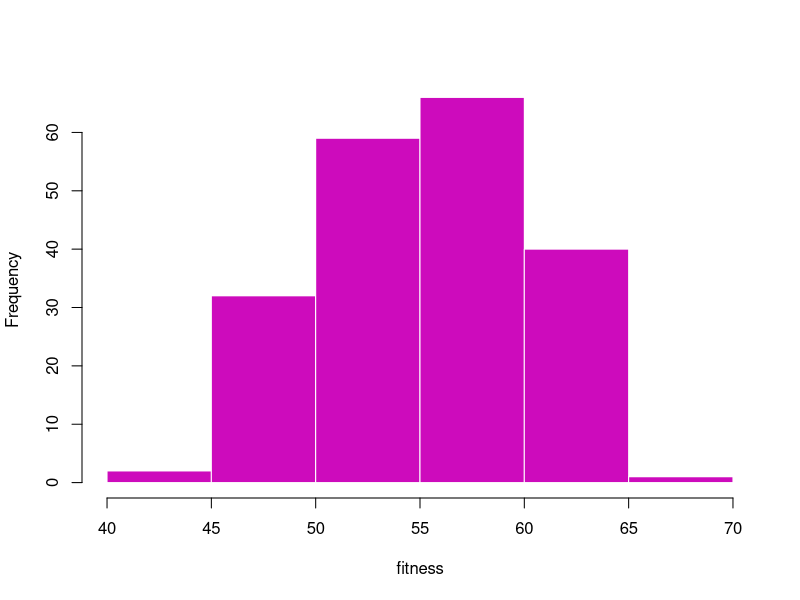
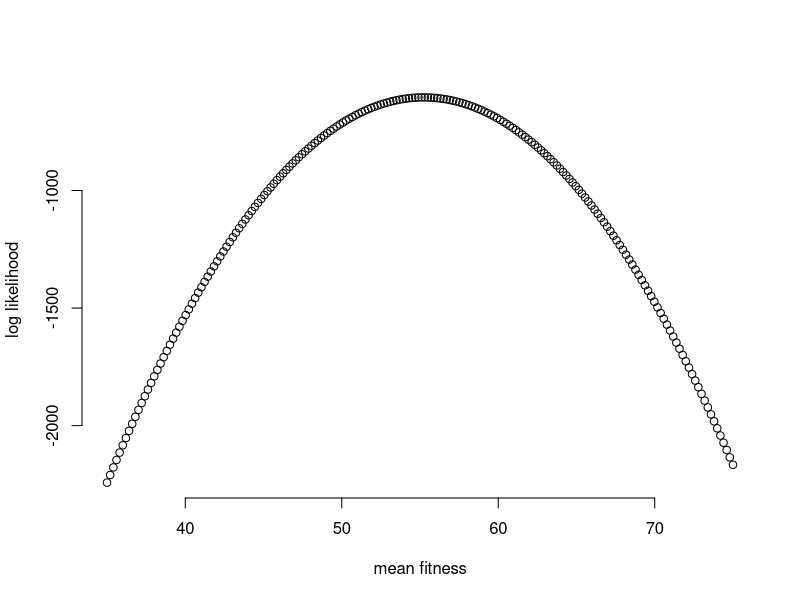
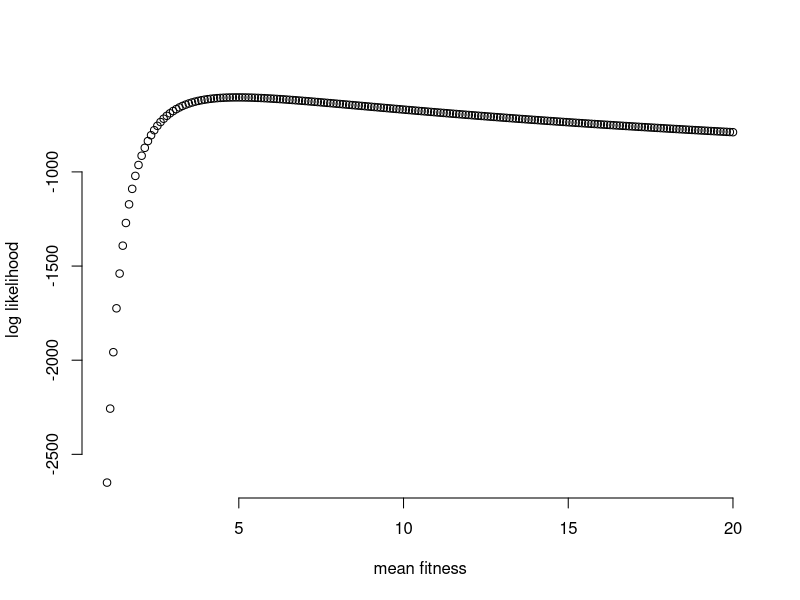
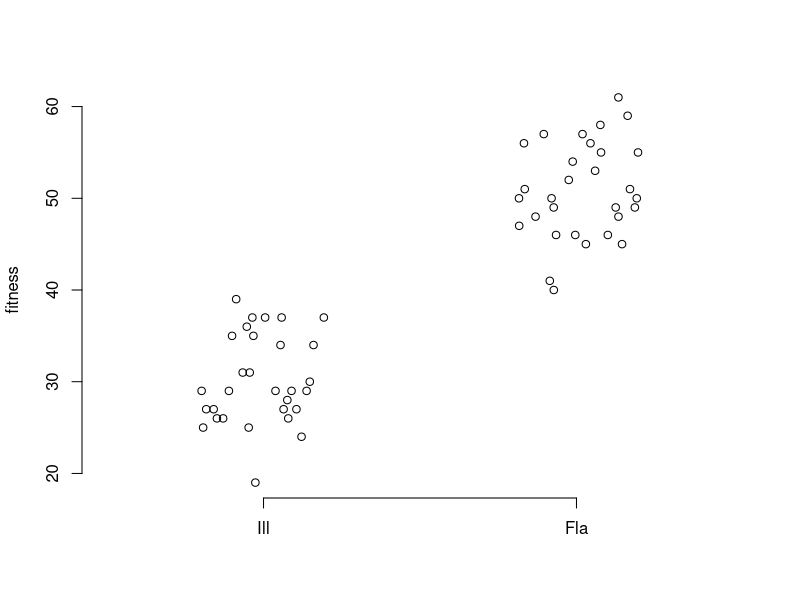
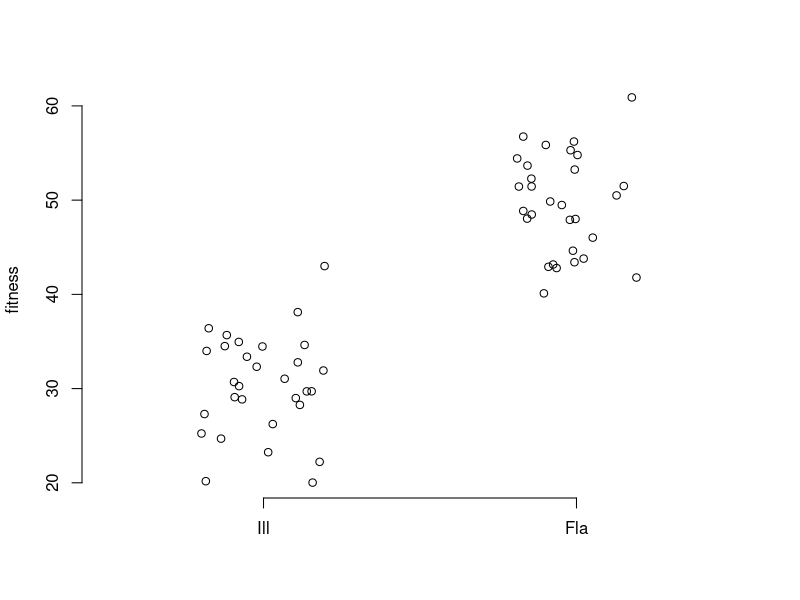
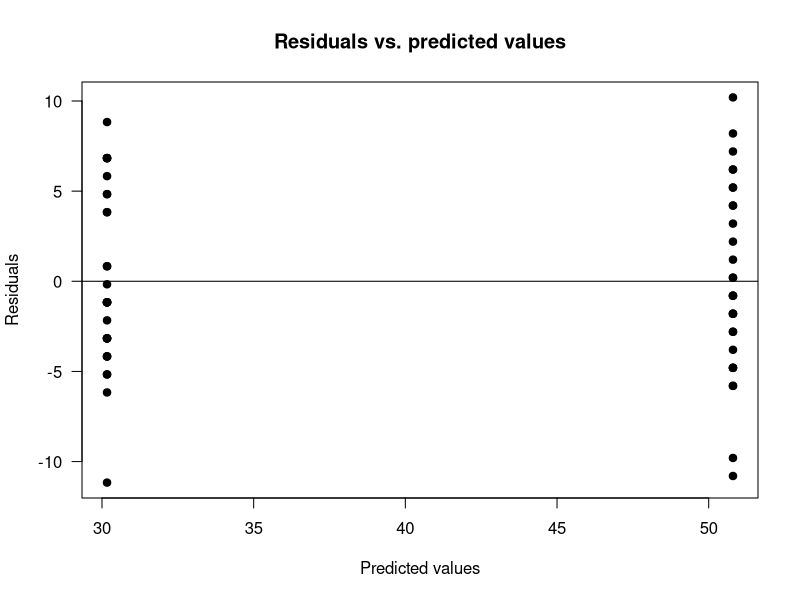

These charts were generated, in order, by the following R code:
## ---- chunk 1
#| label: load-packages
#| include: false
library(tidyverse)
palette <- c( "#FF5300", "#9ED80B", "#172869", "#43B629", "#8F92A1", "#1BB6AF")
## ---- chunk 2
set.seed(20)
myData = rnorm(n=200, mean=55, sd=5)

## ---- chunk 3
hist(myData, col=palette()[6], border="white", main="", xlab = "fitness")
## ---- chunk 4
myGrid <- seq(35, 75, length.out=200)
myLogLikes <- sapply(myGrid,function(m)
  {sum(dnorm(myData,mean=m,sd=5,log=TRUE))}) 

plot(myGrid, myLogLikes, ylab = "log likelihood", xlab = "mean fitness", bty="n")

myMaxLikelihood = myGrid[which(myLogLikes == max(myLogLikes))]
myMaxLikelihood
## ---- chunk 5
myGrid <- seq(1, 20, length.out=200)
myLogLikes <- sapply(myGrid,function(m)
  {sum(dnorm(myData,mean=55,sd=m,log=TRUE))}) 

plot(myGrid, myLogLikes, ylab = "log likelihood", xlab = "mean fitness", bty="n")


myGrid[which(myLogLikes == max(myLogLikes))]
## ---- chunk 6
model1 <- lm(myData~1)

model1
sigma(model1)
## ---- chunk 7
n.1 <- 30
n.2 <- 30
mean.1 <- 30
mean.2 <- 50
sd.1 <- 5

set.seed(5)

#sample fitnesses based on parameters above (the round function gives us integers)
cFlorida <- round(
  rnorm(n=n.1, mean=mean.1, sd=sd.1))
cIllinois <- round(
  rnorm(n=n.2, mean=mean.2, sd=sd.1))

## but data together in a dataframe
cData <- data.frame(fitness = c(cFlorida, cIllinois), 
		    pop=c(rep('Fla', n.1), rep('Ill', n.2)))

#look at it
plot(jitter(rep(c(0, 1), c(n.1, n.2))), cData$fitness, bty="n", xlim=c(-.5,1.5),
     xlab = "", ylab = "fitness", xaxt="n")
axis(1, at=c(1,0), lab = c('Fla','Ill'))

## ---- chunk 8
n <- n.1+n.2 # Total sample size
beta.0 <- mean.1 # Mean for females serves as the intercept
beta.1 <- mean.2 - mean.1 # beta.1 is the difference between categories
x <- rep(c(0, 1), c(n.1, n.2)) # Indicator for population
E.y <- beta.0 + beta.1 * x # Expectation
y.obs <- rnorm(n = n, mean = E.y, sd = sd.1) # Add random variation

plot(jitter(x), y.obs, bty="n", xlim=c(-.5,1.5),
     xlab = "", ylab = "fitness", xaxt="n")
axis(1, at=c(1,0), lab = c('Fla','Ill'))
## ---- chunk 9
out.effects <- lm(cData$fitness ~ cData$pop)

out.means <- lm(cData$fitness ~ cData$pop-1)

summary(out.effects)
summary(out.means)
## ---- chunk 10
model.matrix(out.effects)
model.matrix(out.means)

out.effects$coefficients
out.means$coefficients
## ---- chunk 11
# Extract residuals.
res.vals <- out.effects$residuals
# Extract the fitted values. 
pred.vals <- out.effects$fitted.values


# Is there a pattern in the residuals?
plot(pred.vals, res.vals, main = "Residuals vs. predicted values", 
     las = 1, xlab = "Predicted values", ylab = "Residuals", 
     pch = 19)
abline(h = 0)
# What are we looking for here?

## ---- chunk 12
# Alternative approach ----------------------------------------------------
# Another way to do this analysis is with the function t.test
t.test(cData$fitness ~ cData$pop, var.equal = TRUE)
# What is the default parameterization for t.test?
